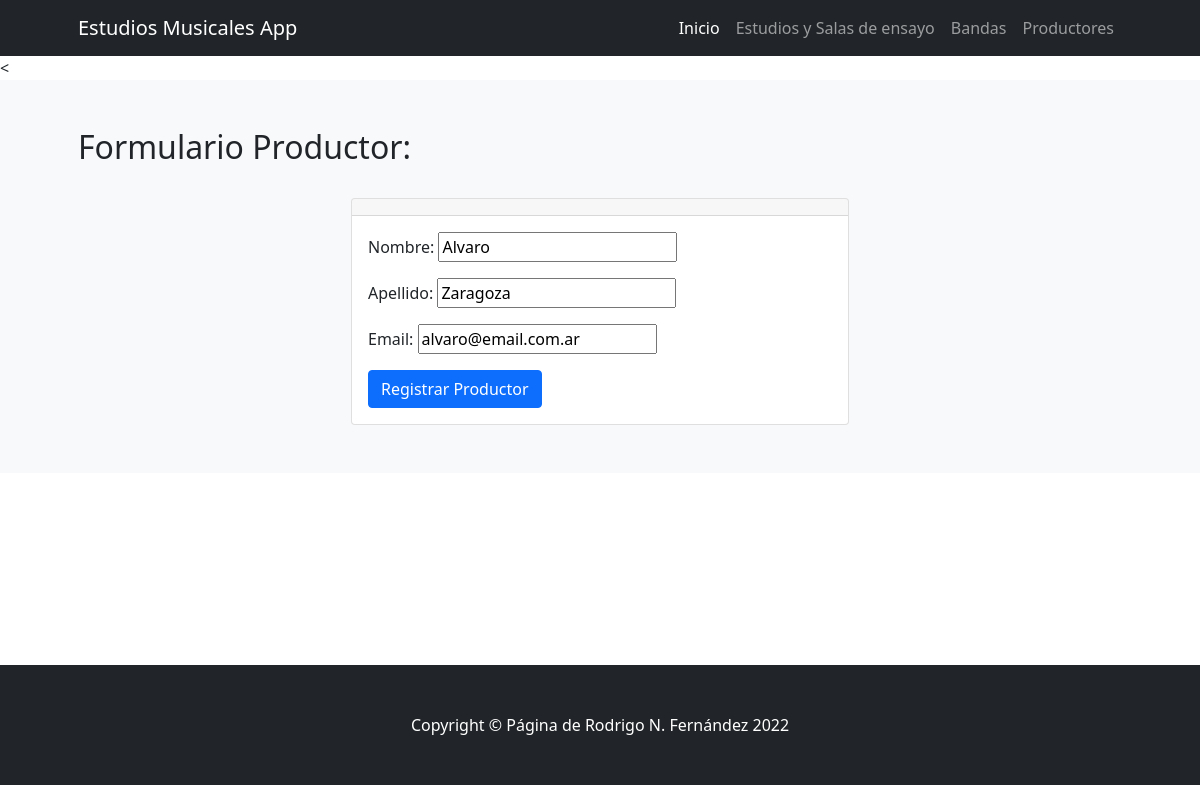
Page /editar_productor/2 on the earlier database version.
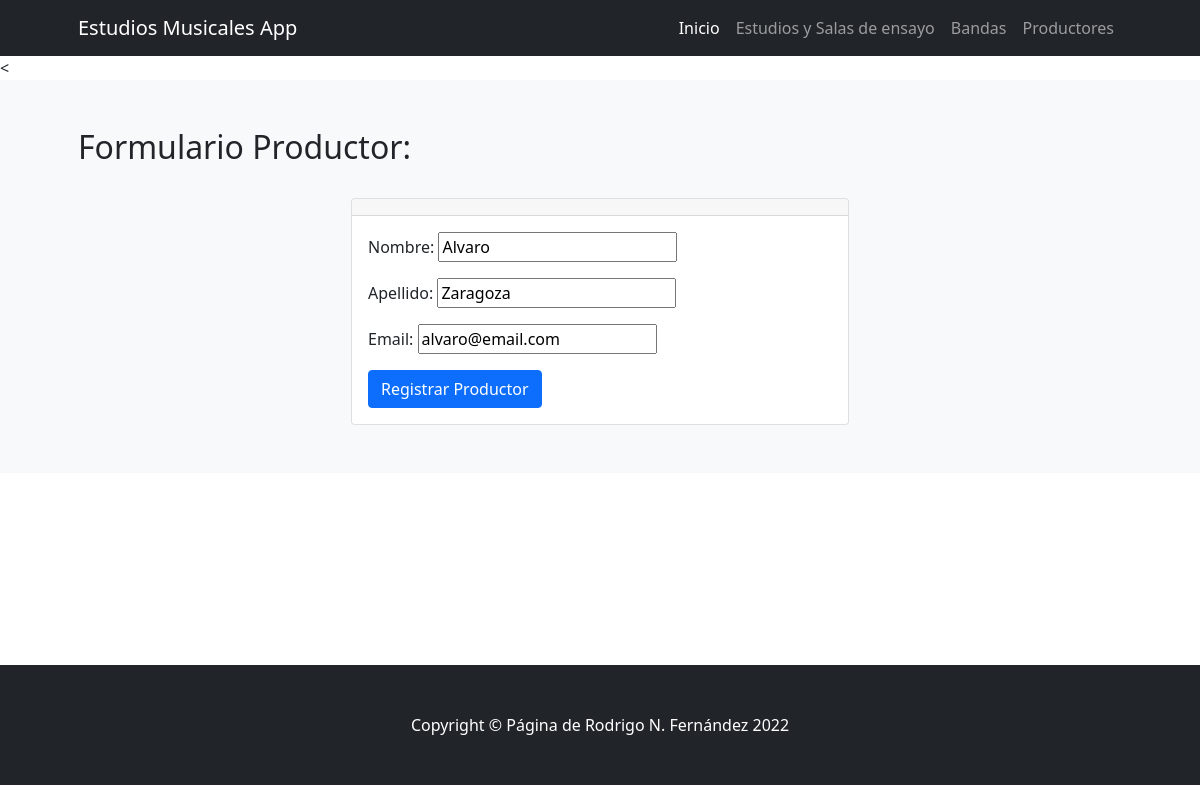
Same page on the later database version.
### ProyectoCoderApp/models.py (models this page shows)
class Productores(models.Model):
    nombre = models.CharField(max_length=30) # Texto
    apellido = models.CharField(max_length=30) # Texto
    email = models.EmailField(blank=True, null=True) # Email - Opcional
    class Meta:
        verbose_name_plural="Productores"

### ProyectoCoderApp/views.py (the view, shortened to what this page needs)
# urls.py: path('editar_productor/<productor_id>', editar_productor, name="editar_productor"),
def editar_productor(request,productor_id):
    productor = Productores.objects.get(id=productor_id)
    formulario = nuevo_productor(initial={"nombre":productor.nombre, "apellido":productor.apellido, "email": productor.email})
    return render(request,"ProyectoCoderApp/formulario_productor.html",{"form":formulario})

### ProyectoCoderApp/forms.py
class nuevo_productor(forms.Form):
    nombre=forms.CharField(max_length=30,label="Nombre")
    apellido=forms.CharField(max_length=30,label="Apellido")
    email=forms.EmailField()

### ProyectoCoderApp/templates/ProyectoCoderApp/formulario_productor.html (shortened to what this page needs)
{% extends 'ProyectoCoderApp/base.html' %}
{% load static %}
{% block contenidoPagina %}
<<section class="bg-light py-5">
    <div class="container px-5">
        <h2>Formulario Productor:</h2>
        <br>
        <div class="row gx-5 justify-content-center">
            <div class="col-lg-6">
                <div class="card">
                    <div class="card-header text-center">
                    </div>
                    <div class="card-body">
                        <form action="" method="post">
                            {{ form.as_p }}
                            <input type="submit" class="btn btn-primary" value="Registrar Productor">
                        </form>
                    </div>
                </div>
            </div>
        </div>
    </div>
</section>
{% endblock %}

Differences in the rows shown:
changed Productores "Alvaro": email "alvaro@email.com.ar" → "alvaro@email.com"
